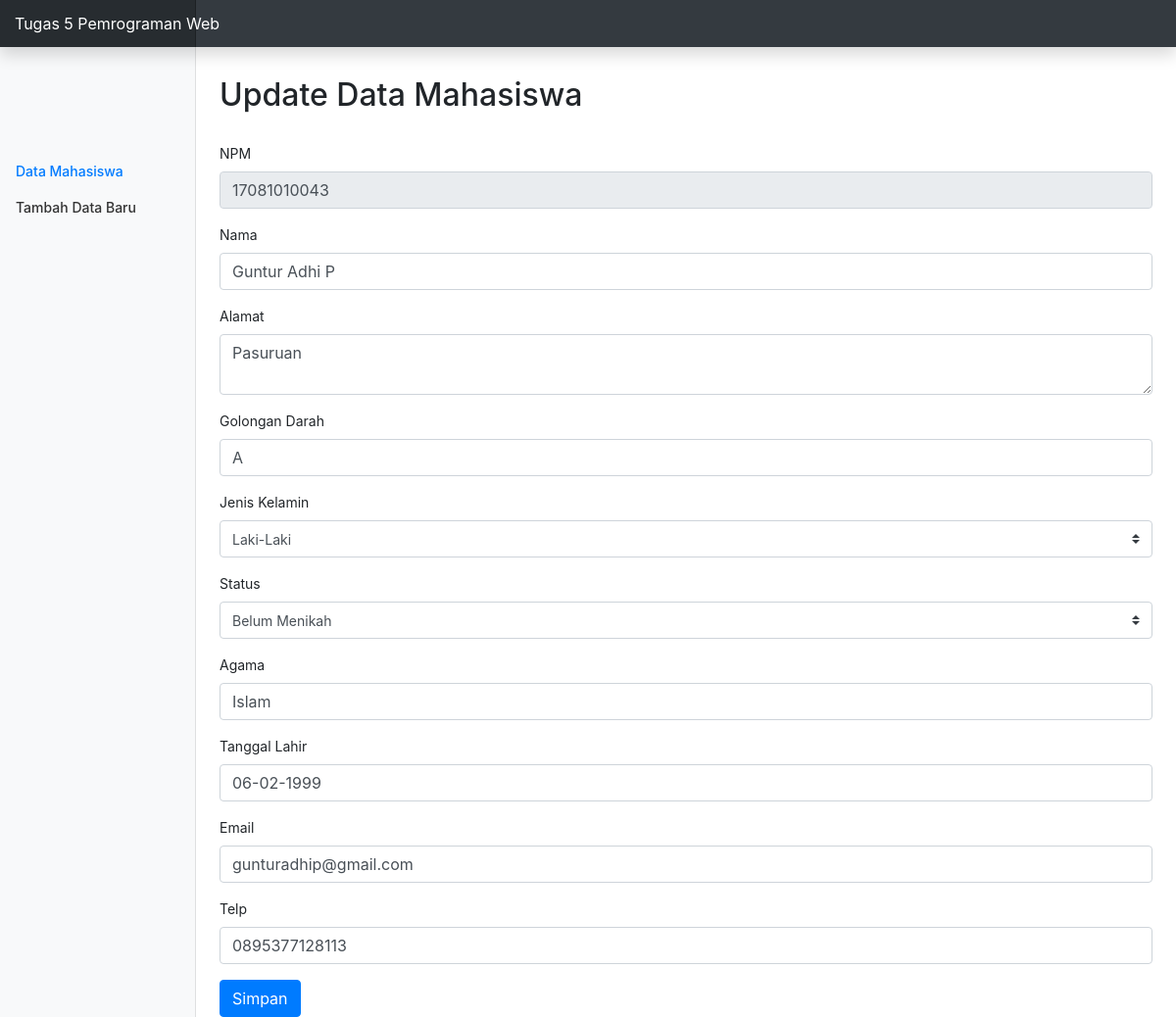
Screenshot of /update.php?npm=17081010043 with the database file from the repository.
### tables this page shows
CREATE TABLE `biodata` (
  `NPM` varchar(11) NOT NULL,
  `Nama` varchar(30) NOT NULL,
  `Alamat` varchar(50) NOT NULL,
  `Goldar` varchar(3) NOT NULL,
  `Jeiskel` varchar(1) NOT NULL,
  `Status` varchar(15) NOT NULL,
  `Agama` varchar(10) NOT NULL,
  `TL` varchar(20) NOT NULL,
  `Email` varchar(30) NOT NULL,
  `Telp` varchar(20) NOT NULL
);

### conn.php (called while the page is built, shortened)
<?php
function connection() {
   $dbServer = 'localhost';
   $dbUser = 'root';
   $dbPass = '';
   $dbName = "tugas5";
   $conn = mysqli_connect($dbServer, $dbUser, $dbPass);
   mysqli_select_db($conn,$dbName);
   return $conn;
}

### update.php (the view, shortened to what this page needs)
<?php
  include ('conn.php');
  $result = '';
  if ($_SERVER['REQUEST_METHOD'] === 'GET') {
      if (isset($_GET['npm'])) {
          $npm_upd = $_GET['npm'];
          $query = "SELECT * FROM biodata WHERE npm = '$npm_upd'";
          $result = mysqli_query(connection(),$query);
      }
  }
?>
<!DOCTYPE html>
<html>
  <head>
    <link href="assets/css/bootstrap.min.css" rel="stylesheet">
    <link href="assets/css/dashboard.css" rel="stylesheet">
  </head>
  <body>
    <nav class="navbar navbar-dark fixed-top bg-dark flex-md-nowrap p-0 shadow">
      <a class="navbar-brand col-sm-3 col-md-2 mr-0" href="#">Tugas 5 Pemrograman Web</a>
    </nav>
    <div class="container-fluid">
      <div class="row">
        <nav class="col-md-2 d-none d-md-block bg-light sidebar">
          <div class="sidebar-sticky">
            <ul class="nav flex-column" style="margin-top:100px;">
              <li class="nav-item">
                <a class="nav-link active" href="<?php echo "index.php"; ?>">Data Mahasiswa</a>
              </li>
              <li class="nav-item">
                <a class="nav-link" href="<?php echo "form.php"; ?>">Tambah Data Baru</a>
              </li>
            </ul>
          </div>
        </nav>
        <main role="main" class="col-md-9 ml-sm-auto col-lg-10 px-4">
          <h2 style="margin: 30px 0 30px 0;">Update Data Mahasiswa</h2>
          <form action="update.php" method="POST">
            <?php while($data = mysqli_fetch_array($result)): ?>
            <div class="form-group">
              <label>NPM</label>
              <input type="text" class="form-control" placeholder="NPM mahasiswa" name="npm" value="<?php echo $data['NPM'];  ?>" required="required" readonly>
            </div>
            <div class="form-group">
              <label>Nama</label>
              <input type="text" class="form-control" placeholder="Nama mahasiswa" name="nama" value="<?php echo $data['Nama'];  ?>" required="required">
            </div>
            <div class="form-group">
              <label>Alamat</label>
              <textarea class="form-control" name="alamat" required="required"><?php echo $data['Alamat'];  ?></textarea>
            </div>
            <div class="form-group">
              <label>Golongan Darah</label>
              <input type="text" class="form-control" placeholder="Golongan Darah" name="goldar" value="<?php echo $data['Goldar'];  ?>" required="required">
            </div>
            <div class="form-group">
              <label>Jenis Kelamin</label>
              <select class="custom-select" name="jeiskel" required="required">
                <option value="L" <?php echo $data['Jeiskel']=='L' ? "selected" : "" ?>>Laki-Laki</option>
              </select>
              </div>
            <div class="form-group">
              <label>Status</label>
              <select class="custom-select" name="status" required="required">
                <option value="Belum Menikah" <?php echo $data['Status']=='Belum Menikah' ? "selected" : "" ?>>Belum Menikah</option>
              </select>
              </div>
            <div class="form-group">
              <label>Agama</label>
              <input type="text" class="form-control" placeholder="Agama mahasiswa" name="agama" value="<?php echo $data['Agama'];  ?>" required="required">
            </div>
            <div class="form-group">
              <label>Tanggal Lahir</label>
              <input type="text" class="form-control" placeholder="Tanggal Lahir Mahasiswa" name="tl" value="<?php echo $data['TL'];  ?>" required="required">
            </div>
            <div class="form-group">
              <label>Email</label>
              <input type="text" class="form-control" placeholder="Email mahasiswa" name="email" value="<?php echo $data['Email'];  ?>" required="required">
            </div>
            <div class="form-group">
              <label>Telp</label>
              <input type="text" class="form-control" placeholder="Nomor mahasiswa" name="telp" value="<?php echo $data['Telp'];  ?>" required="required">
            </div>
            <?php endwhile; ?>
            <button type="submit" class="btn btn-primary">Simpan</button>
          </form>
        </main>
      </div>
    </div>
  </body>
</html>

### assets/css/dashboard.css (style rules this page uses)
body { font-size: .875rem; }
.sidebar { position: fixed; top: 0; bottom: 0; left: 0; z-index: 100; padding: 48px 0 0; box-shadow: inset -1px 0 0 rgba(0, 0, 0, .1); }
.sidebar-sticky { position: relative; top: 0; height: calc(100vh - 48px); padding-top: .5rem; overflow-x: hidden; overflow-y: auto; }
.sidebar .nav-link { font-weight: 500; color: #333; }
.sidebar .nav-link.active { color: #007bff; }
[role="main"] { padding-top: 48px; }
.navbar-brand { padding-top: .75rem; padding-bottom: .75rem; font-size: 1rem; background-color: rgba(0, 0, 0, .25); box-shadow: inset -1px 0 0 rgba(0, 0, 0, .25); }

### rows the page displays
biodata: npm "17081010043", nama "Guntur Adhi P", alamat "Pasuruan", goldar "A", jeiskel "Laki-Laki", status "Belum Menikah", agama "Islam", tl "06-02-1999", email "gunturadhip@gmail.com", telp "0895377128113"
